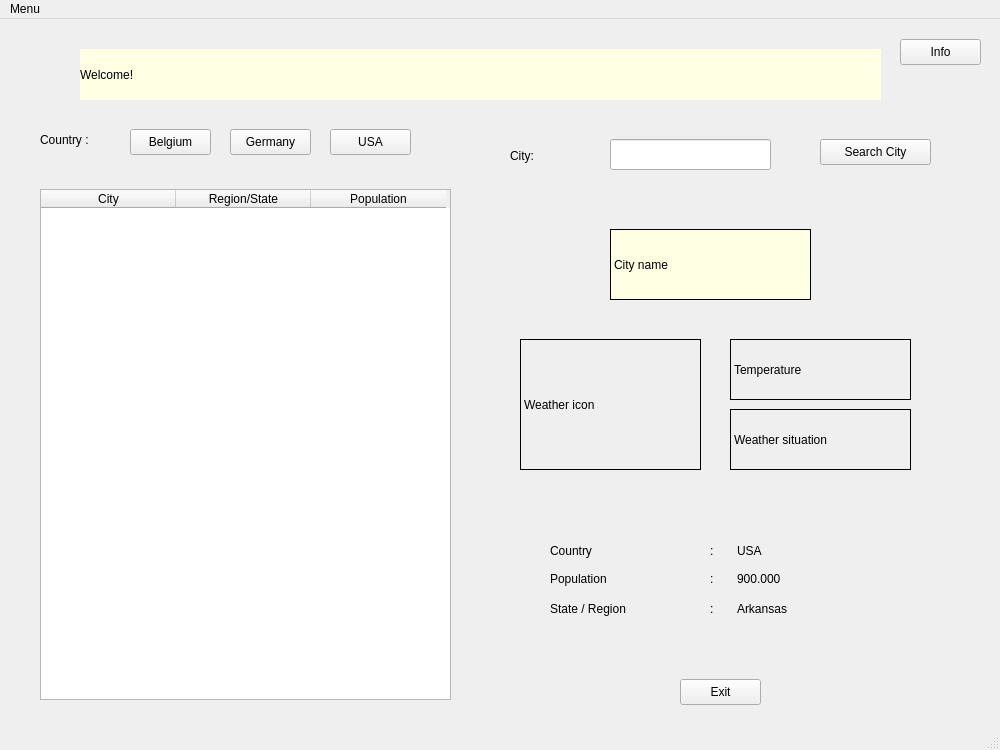
<?xml version="1.0" encoding="UTF-8"?>
<ui version="4.0">
 <class>MainWindow</class>
 <widget class="QMainWindow" name="MainWindow">
  <property name="geometry">
   <rect>
    <x>0</x>
    <y>0</y>
    <width>1000</width>
    <height>750</height>
   </rect>
  </property>
  <property name="minimumSize">
   <size>
    <width>1000</width>
    <height>750</height>
   </size>
  </property>
  <property name="maximumSize">
   <size>
    <width>1000</width>
    <height>750</height>
   </size>
  </property>
  <property name="windowTitle">
   <string>Weather App</string>
  </property>
  <property name="styleSheet">
   <string notr="true">#centralwidget{


border-image: url() 0 0 0 0 stretch stretch;
border-width: 0px;

}
</string>
  </property>
  <widget class="QWidget" name="centralwidget">
   <widget class="QPushButton" name="main_btn_search">
    <property name="geometry">
     <rect>
      <x>820</x>
      <y>120</y>
      <width>111</width>
      <height>26</height>
     </rect>
    </property>
    <property name="text">
     <string>Search City</string>
    </property>
   </widget>
   <widget class="QLabel" name="main_lbl_headingcountrytop">
    <property name="geometry">
     <rect>
      <x>40</x>
      <y>110</y>
      <width>61</width>
      <height>21</height>
     </rect>
    </property>
    <property name="text">
     <string>Country :</string>
    </property>
   </widget>
   <widget class="QLabel" name="main_lbl_mainheading">
    <property name="geometry">
     <rect>
      <x>80</x>
      <y>30</y>
      <width>801</width>
      <height>51</height>
     </rect>
    </property>
    <property name="styleSheet">
     <string notr="true">background-color: rgb(254, 255, 227);</string>
    </property>
    <property name="text">
     <string>Welcome!</string>
    </property>
   </widget>
   <widget class="QLabel" name="main_lbl_headingcity">
    <property name="geometry">
     <rect>
      <x>510</x>
      <y>121</y>
      <width>71</width>
      <height>31</height>
     </rect>
    </property>
    <property name="text">
     <string>City:</string>
    </property>
   </widget>
   <widget class="QLabel" name="main_lbl_showcityname">
    <property name="geometry">
     <rect>
      <x>610</x>
      <y>210</y>
      <width>201</width>
      <height>71</height>
     </rect>
    </property>
    <property name="styleSheet">
     <string notr="true">background-color: rgb(254, 255, 227);</string>
    </property>
    <property name="frameShape">
     <enum>QFrame::Box</enum>
    </property>
    <property name="frameShadow">
     <enum>QFrame::Plain</enum>
    </property>
    <property name="text">
     <string>City name</string>
    </property>
   </widget>
   <widget class="QLabel" name="main_lbl_showweathericon">
    <property name="geometry">
     <rect>
      <x>520</x>
      <y>320</y>
      <width>181</width>
      <height>131</height>
     </rect>
    </property>
    <property name="frameShape">
     <enum>QFrame::Box</enum>
    </property>
    <property name="frameShadow">
     <enum>QFrame::Plain</enum>
    </property>
    <property name="text">
     <string>Weather icon</string>
    </property>
   </widget>
   <widget class="QLabel" name="main_lbl_showtemperature">
    <property name="geometry">
     <rect>
      <x>730</x>
      <y>320</y>
      <width>181</width>
      <height>61</height>
     </rect>
    </property>
    <property name="frameShape">
     <enum>QFrame::Box</enum>
    </property>
    <property name="frameShadow">
     <enum>QFrame::Plain</enum>
    </property>
    <property name="text">
     <string>Temperature</string>
    </property>
   </widget>
   <widget class="QWidget" name="gridLayoutWidget">
    <property name="geometry">
     <rect>
      <x>550</x>
      <y>520</y>
      <width>341</width>
      <height>84</height>
     </rect>
    </property>
    <layout class="QGridLayout" name="gridLayout">
     <item row="2" column="1">
      <widget class="QLabel" name="label_2">
       <property name="maximumSize">
        <size>
         <width>21</width>
         <height>16777215</height>
        </size>
       </property>
       <property name="text">
        <string>:</string>
       </property>
      </widget>
     </item>
     <item row="1" column="0">
      <widget class="QLabel" name="main_lbl_headingpopulation">
       <property name="text">
        <string>Population</string>
       </property>
      </widget>
     </item>
     <item row="1" column="1">
      <widget class="QLabel" name="label">
       <property name="maximumSize">
        <size>
         <width>16777215</width>
         <height>21</height>
        </size>
       </property>
       <property name="text">
        <string>:</string>
       </property>
      </widget>
     </item>
     <item row="2" column="0">
      <widget class="QLabel" name="main_lbl_headingstate">
       <property name="text">
        <string>State / Region</string>
       </property>
      </widget>
     </item>
     <item row="1" column="2">
      <widget class="QLabel" name="main_lbl_showpopulation">
       <property name="text">
        <string>900.000</string>
       </property>
      </widget>
     </item>
     <item row="0" column="0">
      <widget class="QLabel" name="main_lbl_headingcountry">
       <property name="text">
        <string>Country</string>
       </property>
      </widget>
     </item>
     <item row="0" column="1">
      <widget class="QLabel" name="label_3">
       <property name="minimumSize">
        <size>
         <width>21</width>
         <height>23</height>
        </size>
       </property>
       <property name="maximumSize">
        <size>
         <width>21</width>
         <height>23</height>
        </size>
       </property>
       <property name="text">
        <string>:</string>
       </property>
      </widget>
     </item>
     <item row="0" column="2">
      <widget class="QLabel" name="main_lbl_showcountry">
       <property name="text">
        <string>USA</string>
       </property>
      </widget>
     </item>
     <item row="2" column="2">
      <widget class="QLabel" name="main_lbl_showstate">
       <property name="text">
        <string>Arkansas</string>
       </property>
      </widget>
     </item>
    </layout>
   </widget>
   <widget class="QPushButton" name="main_btn_exit">
    <property name="geometry">
     <rect>
      <x>680</x>
      <y>660</y>
      <width>81</width>
      <height>26</height>
     </rect>
    </property>
    <property name="text">
     <string>Exit</string>
    </property>
   </widget>
   <widget class="QTableWidget" name="main_tbl_cities">
    <property name="geometry">
     <rect>
      <x>40</x>
      <y>170</y>
      <width>411</width>
      <height>511</height>
     </rect>
    </property>
    <attribute name="horizontalHeaderDefaultSectionSize">
     <number>135</number>
    </attribute>
    <column>
     <property name="text">
      <string>City</string>
     </property>
    </column>
    <column>
     <property name="text">
      <string>Region/State</string>
     </property>
    </column>
    <column>
     <property name="text">
      <string>Population</string>
     </property>
    </column>
   </widget>
   <widget class="QLineEdit" name="main_linedit_city">
    <property name="geometry">
     <rect>
      <x>610</x>
      <y>120</y>
      <width>161</width>
      <height>31</height>
     </rect>
    </property>
   </widget>
   <widget class="QPushButton" name="main_btn_usa">
    <property name="geometry">
     <rect>
      <x>330</x>
      <y>110</y>
      <width>81</width>
      <height>26</height>
     </rect>
    </property>
    <property name="text">
     <string>USA</string>
    </property>
   </widget>
   <widget class="QPushButton" name="main_btn_belgium">
    <property name="geometry">
     <rect>
      <x>130</x>
      <y>110</y>
      <width>81</width>
      <height>26</height>
     </rect>
    </property>
    <property name="text">
     <string>Belgium</string>
    </property>
   </widget>
   <widget class="QPushButton" name="main_btn_germany">
    <property name="geometry">
     <rect>
      <x>230</x>
      <y>110</y>
      <width>81</width>
      <height>26</height>
     </rect>
    </property>
    <property name="text">
     <string>Germany</string>
    </property>
   </widget>
   <widget class="QLabel" name="main_lbl_showweathersituation">
    <property name="geometry">
     <rect>
      <x>730</x>
      <y>390</y>
      <width>181</width>
      <height>61</height>
     </rect>
    </property>
    <property name="frameShape">
     <enum>QFrame::Box</enum>
    </property>
    <property name="frameShadow">
     <enum>QFrame::Plain</enum>
    </property>
    <property name="text">
     <string>Weather situation</string>
    </property>
   </widget>
   <widget class="QPushButton" name="main_btn_info">
    <property name="geometry">
     <rect>
      <x>900</x>
      <y>20</y>
      <width>81</width>
      <height>26</height>
     </rect>
    </property>
    <property name="text">
     <string>Info</string>
    </property>
   </widget>
   <widget class="QLabel" name="main_lbl_searchwarning">
    <property name="geometry">
     <rect>
      <x>510</x>
      <y>170</y>
      <width>411</width>
      <height>21</height>
     </rect>
    </property>
    <property name="text">
     <string/>
    </property>
   </widget>
  </widget>
  <widget class="QMenuBar" name="menubar">
   <property name="geometry">
    <rect>
     <x>0</x>
     <y>0</y>
     <width>1000</width>
     <height>21</height>
    </rect>
   </property>
   <widget class="QMenu" name="menuMenu">
    <property name="title">
     <string>Menu</string>
    </property>
   </widget>
   <addaction name="menuMenu"/>
  </widget>
  <widget class="QStatusBar" name="statusbar"/>
 </widget>
 <resources/>
 <connections/>
</ui>
